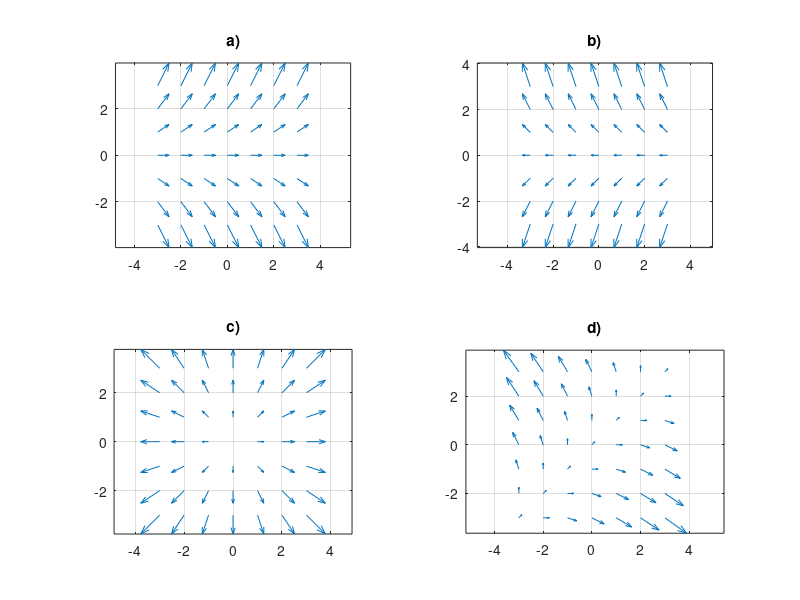

This chart was generated by the following MATLAB code: (Note: this script raises an error after producing the figure.)
%******************************************************************************
% \details     : An3E Serie 1
% \autor       : Simon Burkhardt
% \file        : An3E_Serie_8.m
% \date        : 24.11.2018
% \version     : 1.0
%******************************************************************************

%%
% Aufgabe 3)
clear all; close all; clc
format shorteng

subplot(2,2,1);
[x,y] = meshgrid(-3:1:3,-3:1:3);
px = (x.*0 + 1/2);
py = (y./3);
quiver(x,y,px,py); grid on; axis equal;
title('a)')

subplot(2,2,2);
[x,y] = meshgrid(-3:1:3,-3:1:3);
px = (x.*0 - 1/3);
py = (y./3);
quiver(x,y,px,py); grid on; axis equal;
title('b)')

subplot(2,2,3);
[x,y] = meshgrid(-3:1:3,-3:1:3);
px = (x./2);
py = (y./2);
quiver(x,y,px,py); grid on; axis equal;
title('c)')

subplot(2,2,4);
[x,y] = meshgrid(-3:1:3,-3:1:3);
px = (1 + x - y)./5;
py = (1 + y - x)./5;
quiver(x,y,px,py); grid on; axis equal;
title('d)')

%%
% Aufgabe 7)
clear all; close all; clc
format shorteng
syms x y

f = sqrt(log(x^2+1)+exp(2*x)*cos(y));

fx = diff(f, x, 1);
pretty(simplify(fx))
fy = diff(f, y, 1);
pretty(simplify(fy))

gradient(f, [x,y])

%%
% Aufgabe 8)
% a)
clear all; close all; clc
syms x y

P = [1, -3];
z = log(2*x+exp(3*y));

fx = diff(z, x, 1);
pretty(simplify(fx));
fx = subs(fx, [x, y], P);
double(fx)

fy = diff(z, y, 1);
pretty(simplify(fy));
fy = subs(fy, [x, y], P);
double(fy)

%% b)
clear all; close all; clc
syms s t

P = [-4, 7];
r = atan((s*t+1)/(s+t));
fs = diff(r, s, 1)
fs = subs(fs, [s, t], P);
double(fs)

ft = diff(r, t, 1)
ft = subs(ft, [s, t], P);
double(ft)

%% c)
clear all; close all; clc
syms x y

P = [0.5 1];
z = log(cos(4*x^3-2*y^2+1));

fx = diff(z, x, 1);
pretty(simplify(fx));
fx = subs(fx, [x, y], P);
double(fx)

fy = diff(z, y, 1);
pretty(simplify(fy));
fy = subs(fy, [x, y], P);
double(fy)

%% d)
clear all; close all; clc
syms x1 x2 x3 x4

P = [pi, pi, 2*pi, 2*pi];
y = 4*sin(x1^2 + x2^2 + x3^2 + x4^2)^3;

fx1 = diff(y, x1, 1);
pretty(simplify(fx1));
fx1 = subs(fx1, [x1, x2, x3, x4], P);
double(fx1)

fx2 = diff(y, x2, 1);
pretty(simplify(fx2));
fx2 = subs(fx2, [x1, x2, x3, x4], P);
double(fx2)

fx3 = diff(y, x3, 1);
pretty(simplify(fx3));
fx3 = subs(fx3, [x1, x2, x3, x4], P);
double(fx3)

fx4 = diff(y, x4, 1);
pretty(simplify(fx4));
fx4 = subs(fx4, [x1, x2, x3, x4], P);
double(fx4)




















